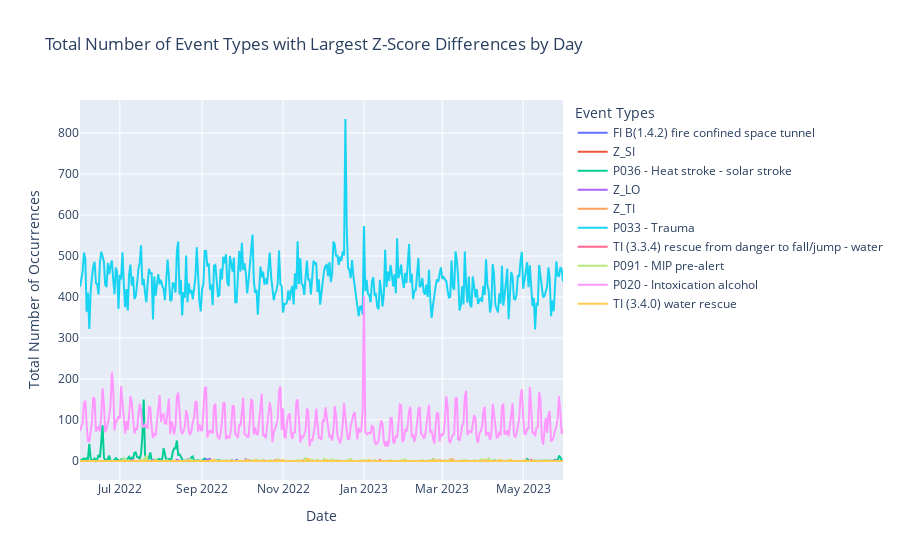

Notebook code cell kept with this figure:
### Code cell
import pandas as pd
import numpy as np
import plotly.graph_objs as go
from plotly.subplots import make_subplots

# Assuming you have a DataFrame called 'interventions_dataset' containing the data

# Convert 'T0' to datetime object using the correct format
interventions_dataset['t0'] = pd.to_datetime(interventions_dataset['t0'], format='%Y-%m-%d %H:%M:%S.%f')

# Group by date and event type, and count occurrences
grouped = interventions_dataset.groupby([interventions_dataset['t0'].dt.date, 'eventtype_trip']).size().unstack().fillna(0)

# Calculate the total occurrences for each event type
event_type_totals = grouped.sum()

# Filter the event types with fewer than 10 total occurrences
event_types_to_keep = event_type_totals[event_type_totals >= 10].index
grouped_filtered = grouped[event_types_to_keep]

# Calculate z-scores for each event type's daily occurrence count
z_scores = (grouped_filtered - grouped_filtered.mean()) / grouped_filtered.std()

# Calculate the difference between the maximum and minimum z-score for each event type
z_score_diff = z_scores.max() - z_scores.min()

# Get the event types with the largest z-score differences
event_types_to_plot = z_score_diff.nlargest(10).index  # Adjust the number of event types to plot as needed

# Filter the grouped data for the selected event types
filtered_grouped = grouped_filtered[event_types_to_plot]

# Create traces for each selected event type
traces = []
for event_type in filtered_grouped.columns:
    trace = go.Scatter(x=filtered_grouped.index, y=filtered_grouped[event_type], mode='lines', name=event_type)
    traces.append(trace)

# Create the figure
fig = make_subplots(rows=1, cols=1)

# Add traces to the figure
for trace in traces:
    fig.add_trace(trace)

# Update layout
fig.update_layout(
    title='Total Number of Event Types with Largest Z-Score Differences by Day',
    xaxis_title='Date',
    yaxis_title='Total Number of Occurrences',
    legend_title='Event Types'
)

# Show the figure
fig.show()

### Figure 1 — Plotly figure (JSON) as saved in the notebook; plotly's stock layout.template omitted (floating-point values rounded to 4 significant figures; data arrays with more than 128 entries replaced by an {"elided": "..."} marker saying what was removed)
{"data": [{"mode": "lines", "name": "FI B(1.4.2) fire confined space tunnel", "type": "scatter", "x": {"elided": "365 str values"}, "y": {"elided": "365 int values"}}, {"mode": "lines", "name": "Z_SI", "type": "scatter", "x": {"elided": "365 str values"}, "y": {"elided": "365 int values"}}, {"mode": "lines", "name": "P036 - Heat stroke - solar stroke", "type": "scatter", "x": {"elided": "365 str values"}, "y": {"elided": "365 int values"}}, {"mode": "lines", "name": "Z_LO", "type": "scatter", "x": {"elided": "365 str values"}, "y": {"elided": "365 int values"}}, {"mode": "lines", "name": "Z_TI", "type": "scatter", "x": {"elided": "365 str values"}, "y": {"elided": "365 int values"}}, {"mode": "lines", "name": "P033 - Trauma", "type": "scatter", "x": {"elided": "365 str values"}, "y": {"elided": "365 int values"}}, {"mode": "lines", "name": "TI (3.3.4) rescue from danger to fall/jump - water", "type": "scatter", "x": {"elided": "365 str values"}, "y": {"elided": "365 int values"}}, {"mode": "lines", "name": "P091 - MIP pre-alert", "type": "scatter", "x": {"elided": "365 str values"}, "y": {"elided": "365 int values"}}, {"mode": "lines", "name": "P020 - Intoxication alcohol", "type": "scatter", "x": {"elided": "365 str values"}, "y": {"elided": "365 int values"}}, {"mode": "lines", "name": "TI (3.4.0) water rescue", "type": "scatter", "x": {"elided": "365 str values"}, "y": {"elided": "365 int values"}}], "layout": {"legend": {"title": {"text": "Event Types"}}, "title": {"text": "Total Number of Event Types with Largest Z-Score Differences by Day"}, "xaxis": {"anchor": "y", "domain": [0, 1], "title": {"text": "Date"}}, "yaxis": {"anchor": "x", "domain": [0, 1], "title": {"text": "Total Number of Occurrences"}}}}
